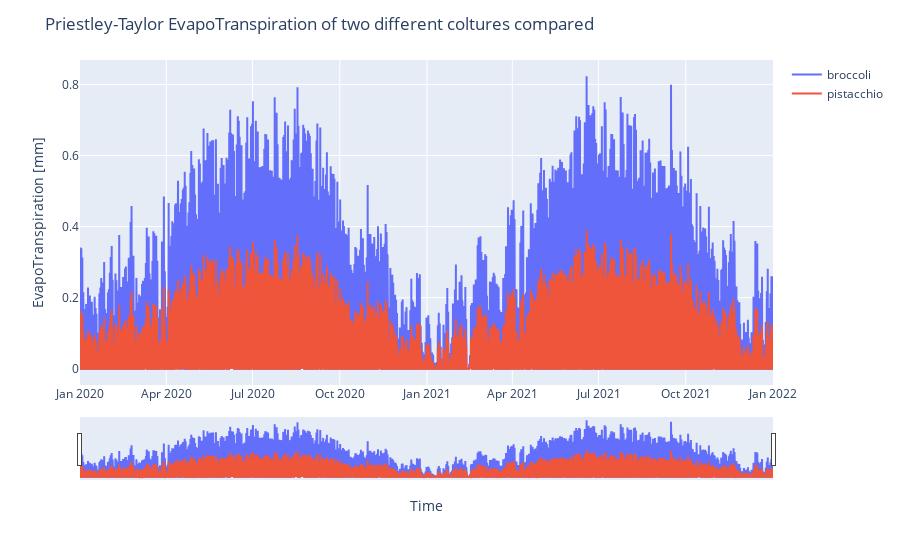

The cell this chart's notebook holds for it:
### Markdown cell above
# Confronto fra evapotraspirazione di due colture diverse

### Code cell
act3 = pd.read_csv('ActualEvapoTranspiration_PT_3.csv',skiprows=6, sep=',', parse_dates=[0], na_values=-9999,usecols=[1,2])
act3.columns = ['Datetime','EvapoTranspiration']

fig = px.line()
fig.add_trace(go.Scatter(x=act3['Datetime'], y=act3['EvapoTranspiration'], mode='lines', name='broccoli'))
fig.add_trace(go.Scatter(x=act['Datetime'], y=act['EvapoTranspiration'], mode='lines', name='pistacchio'))

fig.update_layout(
    title='Priestley-Taylor EvapoTranspiration of two different coltures compared',
    xaxis_title="Time",
    yaxis_title="EvapoTranspiration [mm]",)
fig.update_xaxes(rangeslider_visible=True)
fig.show()

### Figure 1 — Plotly figure (JSON) as saved in the notebook; plotly's stock layout.template omitted (floating-point values rounded to 4 significant figures; data arrays with more than 128 entries replaced by an {"elided": "..."} marker saying what was removed)
{"data": [{"mode": "lines", "name": "broccoli", "type": "scatter", "x": {"elided": "17545 str values"}, "y": {"elided": "17545 float values"}}, {"mode": "lines", "name": "pistacchio", "type": "scatter", "x": {"elided": "17545 str values"}, "y": {"elided": "17545 float values"}}], "layout": {"autosize": true, "legend": {"tracegroupgap": 0}, "margin": {"t": 60}, "title": {"text": "Priestley-Taylor EvapoTranspiration of two different coltures compared"}, "xaxis": {"anchor": "y", "autorange": true, "domain": [0, 1], "range": ["2020-01-01", "2022-01-01"], "rangeslider": {"autorange": true, "range": ["2020-01-01", "2022-01-01"], "visible": true, "yaxis": {"_template": null, "rangemode": "match"}}, "title": {"text": "Time"}, "type": "date"}, "yaxis": {"anchor": "x", "autorange": true, "domain": [0, 1], "range": [-0.04572, 0.8686], "title": {"text": "EvapoTranspiration [mm]"}, "type": "linear"}}}
